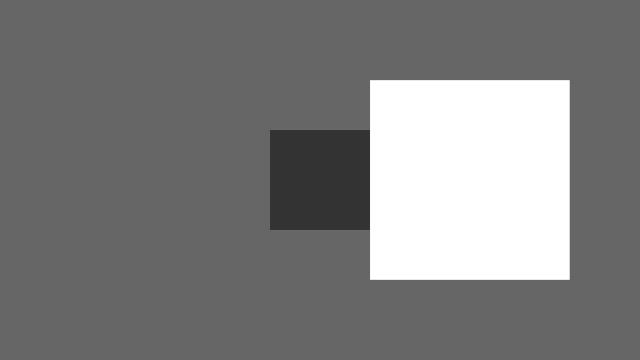
Frame 1 (no input)
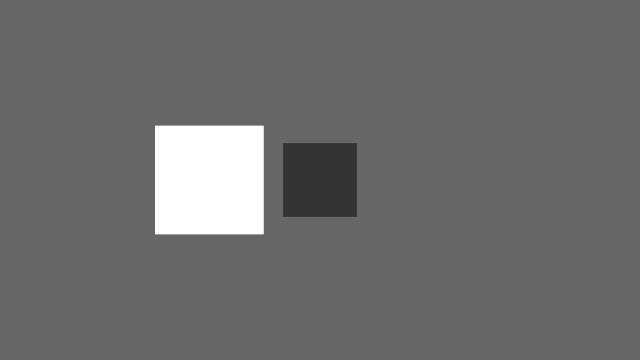
Frame 60 (the mouse pressed at the canvas centre just before this capture)
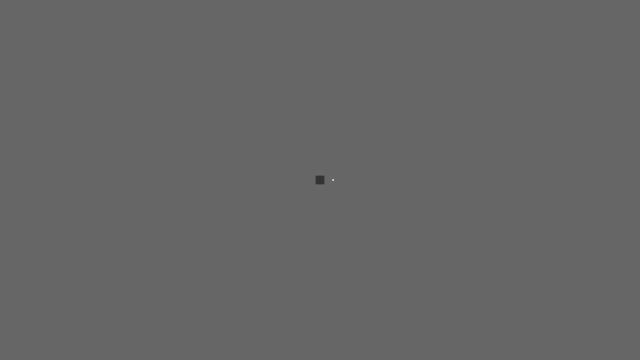
Frame 120 (the mouse held since frame 60 and released just before this capture)

The Processing sketch that drew these frames (run headless with seeded random() and noise(); from frame 60 on, the mouse is pressed at the canvas centre):

// Processing sketch: processing
// ── processing.pde
float a=0.0;
float s=0.0;

void setup(){
  size(640,360);
  noStroke();
  rectMode(CENTER);
  frameRate(30);
}

void draw(){
  background(102);
  a=a+0.04;
  s=cos(a)*2;
  translate(width/2,height/2);
  scale(s);
  fill(51);
  rect(0,0,50,50);

  translate(75,0);
  fill(255);
  scale(s);
  rect(0,0,50,50);
}
